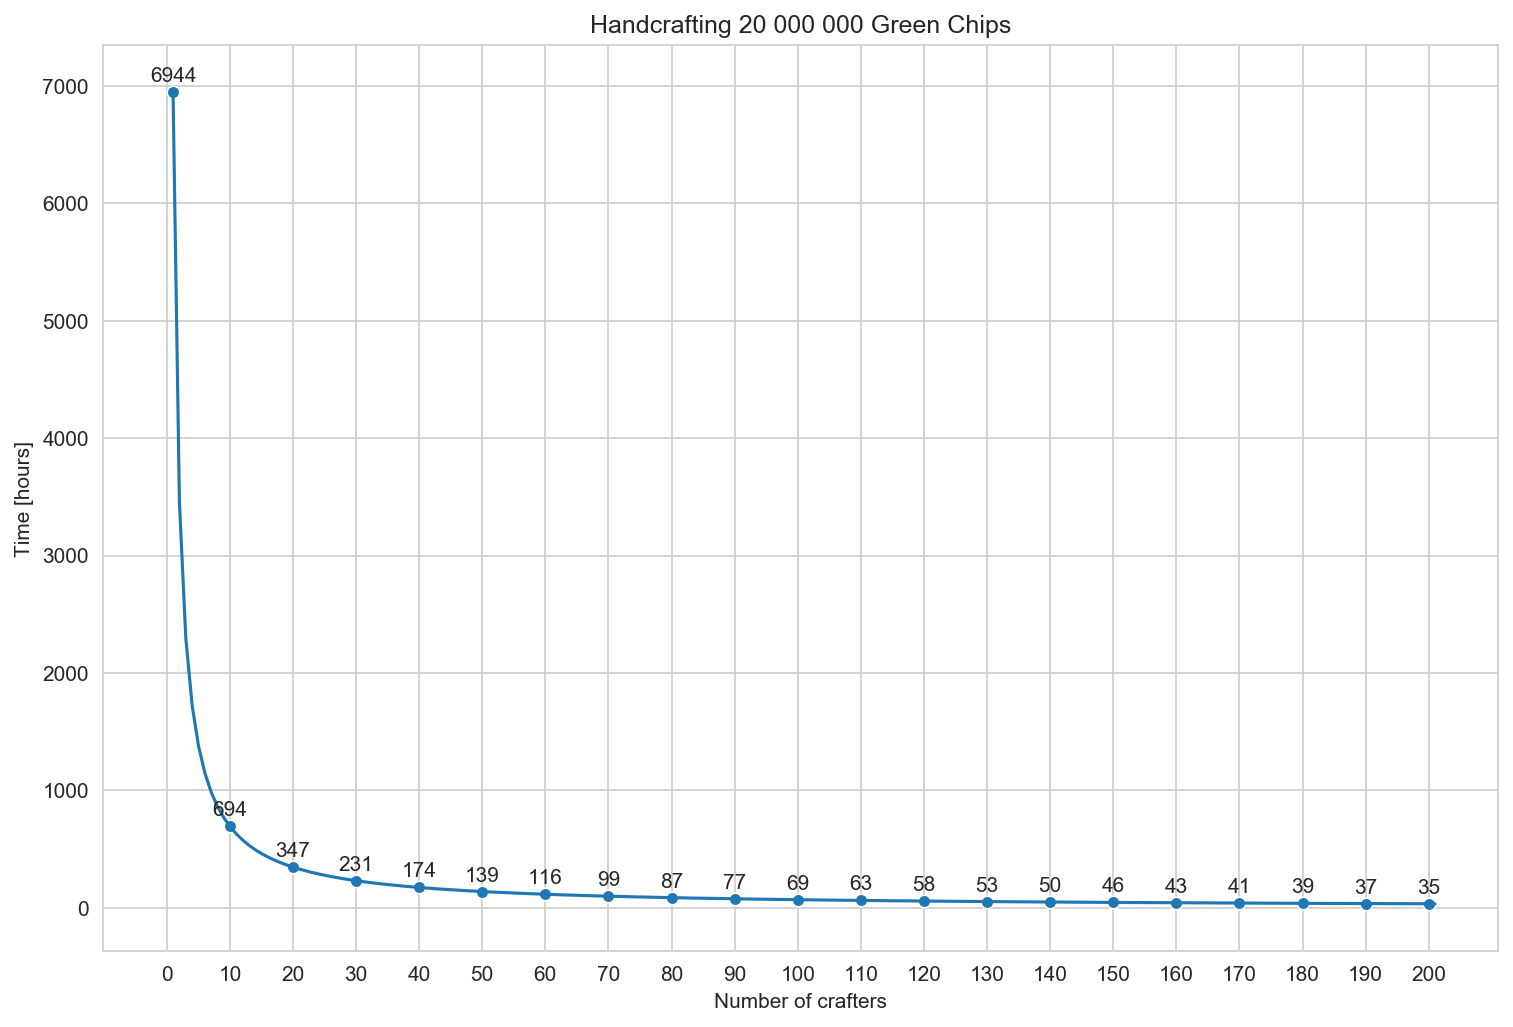

This figure's Python source:
# %%
import pandas as pd
import numpy as np
import matplotlib.pyplot as plt
import seaborn as sns

total_hours = 6944

def f(x):
    return 6944 / x

x = np.linspace(1, 201, 199)
y = f(x)

x_special = np.concatenate(([1], np.arange(10, 210, step = 10)))
y_special = np.round(f(x_special))

# %%
sns.set_style('whitegrid')
plt.figure(1, figsize=(12, 8))
sns.lineplot(x, y)
# plt.grid(False, axis = 'x')

sns.scatterplot(x_special, y_special)
for xx, yy in zip(x_special, y_special):
    plt.annotate('%d'%(yy),
                (xx, yy), xytext=(0, 5), 
                textcoords='offset points', ha='center')

ax = plt.gca()
minor_ticks = np.arange(0, 210, 10)
ax.set_xticks(minor_ticks)

# for xx, yy in zip(x, y):
#     offset = -5.5 if xx != '6944' else 1
#     plt.text(xx, yy + offset, str(yy), color='black', ha="center")

plt.title('Handcrafting 20 000 000 Green Chips')
plt.xlabel('Number of crafters')
plt.ylabel('Time [hours]')

plt.savefig('correct.png', dpi = 150,
            bbox_inches = 'tight',
            transparent = True)
# %%
